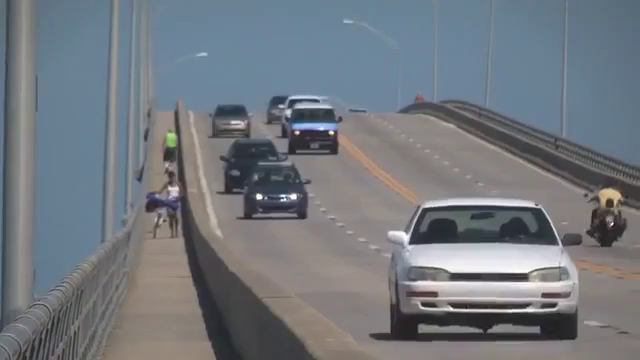
#> input picture frame 121 of buoi2/slow.avi, 640 x 360 px, given in place of output.avi, which was not available
$ python mo_video.py
#> lines starting #> are read from the running program, lines starting #| are printed output that depends on the picture; pictures that were not available may be replaced by others from this repository, and a replacement may not be noted
import numpy as np
import cv2
cap = cv2.VideoCapture('output.avi')
# cap = cv2.VideoCapture('output.avi')
# cap = cv2.VideoCapture('Minions_banana.mp4')
# Frame rate
fps = cap.get(cv2.CAP_PROP_FPS)  # 25.0
print("Frames per second using video.get(cv2.CAP_PROP_FPS) : {0}".format(fps))
# How many frames are there in total?
num_frames = cap.get(cv2.CAP_PROP_FRAME_COUNT)
print('Total', num_frames, 'frame')
#
frame_height = cap.get(cv2.CAP_PROP_FRAME_HEIGHT)
frame_width = cap.get(cv2.CAP_PROP_FRAME_WIDTH)
print('high：', frame_height, 'width：', frame_width)
FRAME_NOW = cap.get(cv2.CAP_PROP_POS_FRAMES)  # Frame 0
print('FRAME_NOW', FRAME_NOW)  # Current frame number 0.0
# Read the specified frame, valid for the video file, invalid for the camera?
frame_no = 121
cap.set(1, frame_no)  # Where frame_no is the frame you want
ret, frame = cap.read()  # Read the frame
#> frame is the input picture: shape (360, 640, 3); mean B, G, R 126.4, 120.1, 114.5
cv2.imshow('frame_no'+str(frame_no), frame)
FRAME_NOW = cap.get(cv2.CAP_PROP_POS_FRAMES)
print('FRAME_NOW', FRAME_NOW)  # Current frame number 122.0
while cap.isOpened():
    ret, frame = cap.read()
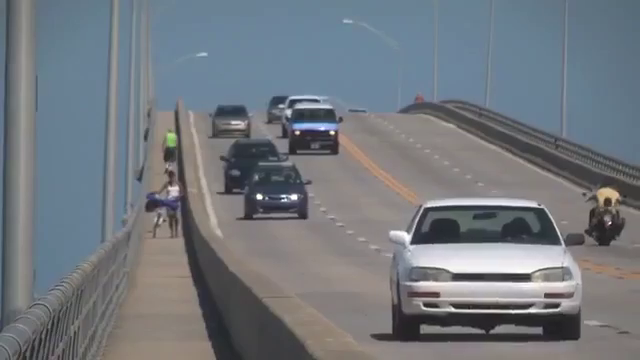
#> input picture frame 122 of buoi2/slow.avi, 640 x 360 px, given in place of output.avi, which was not available
#> frame is the input picture: shape (360, 640, 3); mean B, G, R 126.5, 120.1, 114.5
    FRAME_NOW = cap.get(cv2.CAP_PROP_POS_FRAMES)  # Current frame number
    print('FRAME_NOW', FRAME_NOW)
    gray = cv2.cvtColor(frame, cv2.COLOR_BGR2GRAY)
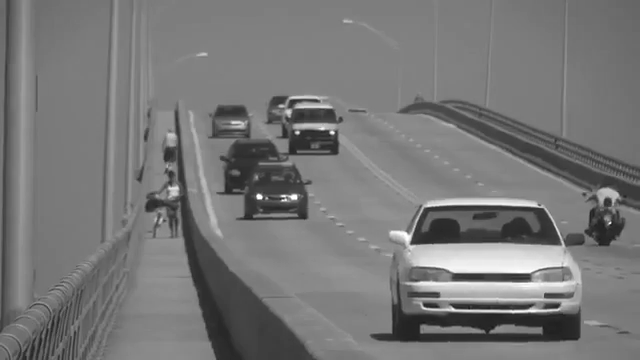
#> gray: shape (360, 640); min 25, max 255, mean 119.1
    cv2.imshow('frame', gray)
    key = cv2.waitKey(1)
#> (key q is pressed here)
    if key == ord("q"):
        break
cap.release()
cv2.destroyAllWindows()

$ run again, starting later in the video
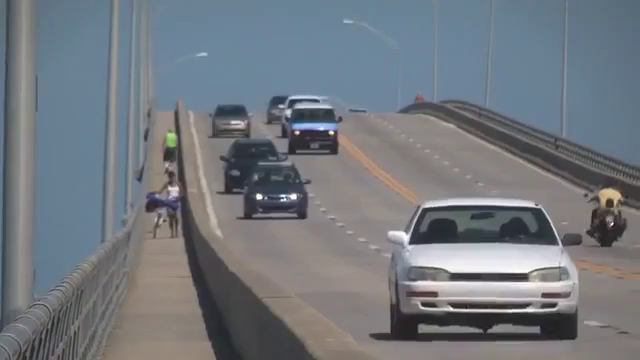
#> input picture frame 121 of buoi2/slow.avi, 640 x 360 px, given in place of output.avi, which was not available
#> frame is the input picture: shape (360, 640, 3); mean B, G, R 126.4, 120.1, 114.5
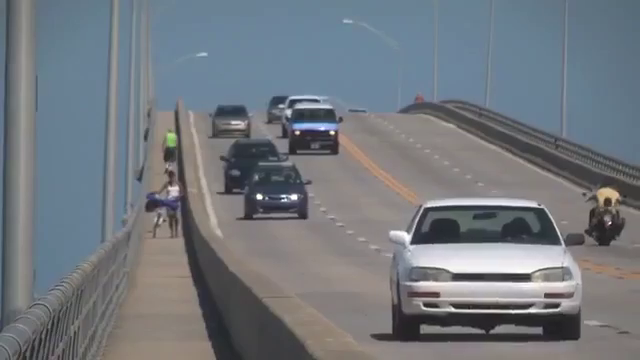
#> input picture frame 122 of buoi2/slow.avi, 640 x 360 px, given in place of output.avi, which was not available
#> frame is the input picture: shape (360, 640, 3); mean B, G, R 126.5, 120.1, 114.5

$ run again, starting later in the video
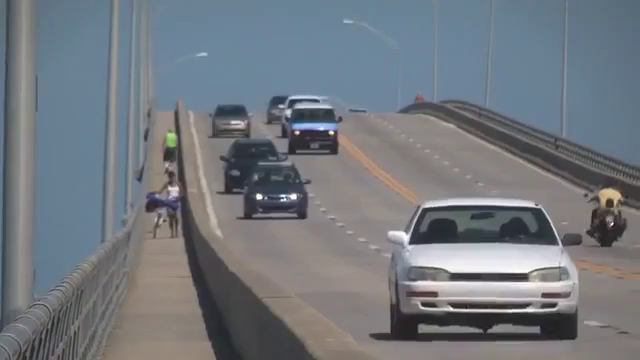
#> input picture frame 121 of buoi2/slow.avi, 640 x 360 px, given in place of output.avi, which was not available
#> frame is the input picture: shape (360, 640, 3); mean B, G, R 126.4, 120.1, 114.5
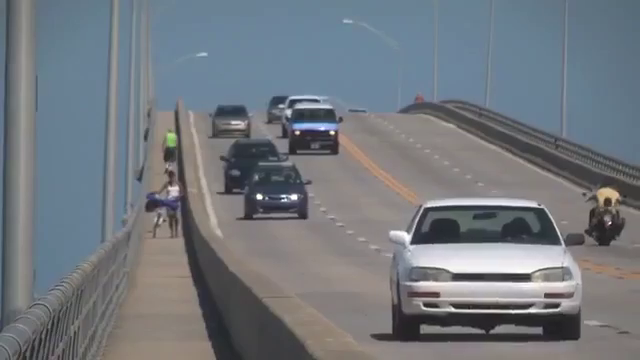
#> input picture frame 122 of buoi2/slow.avi, 640 x 360 px, given in place of output.avi, which was not available
#> frame is the input picture: shape (360, 640, 3); mean B, G, R 126.5, 120.1, 114.5
